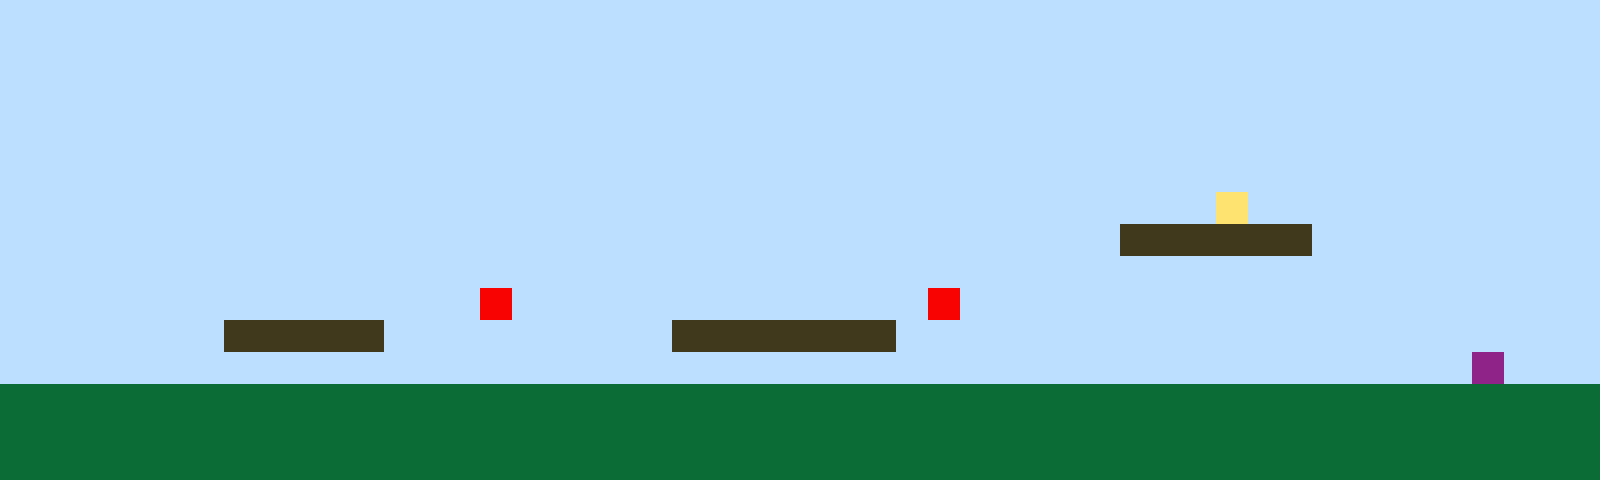

A level layout from a 2D game, rendered from its tile map. Below: a short description, then the map file with its tile-grid data intact:
An orthogonal 50x15 tile map with 32x32 px tiles, 1 tile layer (Tile Layer 1).

<map version="1.10" tiledversion="1.11.2" orientation="orthogonal" renderorder="right-up" width="50" height="15" tilewidth="32" tileheight="32" infinite="0" nextlayerid="2" nextobjectid="1"><editorsettings><export target="map1.csv" format="csv" /></editorsettings><tileset firstgid="1" name="sprites" tilewidth="32" tileheight="32" tilecount="6" columns="3"><image source="sprites.png" width="96" height="64" /></tileset><layer id="1" name="Tile Layer 1" width="50" height="15"><data encoding="csv">1,1,1,1,1,1,1,1,1,1,1,1,1,1,1,1,1,1,1,1,1,1,1,1,1,1,1,1,1,1,1,1,1,1,1,1,1,1,1,1,1,1,1,1,1,1,1,1,1,1,1,1,1,1,1,1,1,1,1,1,1,1,1,1,1,1,1,1,1,1,1,1,1,1,1,1,1,1,1,1,1,1,1,1,1,1,1,1,1,1,1,1,1,1,1,1,1,1,1,1,1,1,1,1,1,1,1,1,1,1,1,1,1,1,1,1,1,1,1,1,1,1,1,1,1,1,1,1,1,1,1,1,1,1,1,1,1,1,1,1,1,1,1,1,1,1,1,1,1,1,1,1,1,1,1,1,1,1,1,1,1,1,1,1,1,1,1,1,1,1,1,1,1,1,1,1,1,1,1,1,1,1,1,1,1,1,1,1,1,1,1,1,1,1,1,1,1,1,1,1,1,1,1,1,1,1,1,1,1,1,1,1,1,1,1,1,1,1,1,1,1,1,1,1,1,1,1,1,1,1,1,1,1,1,1,1,1,1,1,1,1,1,1,1,1,1,1,1,1,1,1,1,1,1,1,1,1,1,1,1,1,1,1,1,1,1,1,1,1,1,1,1,1,1,1,1,1,1,1,1,1,1,1,1,1,1,1,1,1,1,1,1,1,1,1,1,1,1,1,1,1,1,1,1,1,1,1,1,1,1,1,1,1,1,1,1,1,1,1,1,1,1,1,1,1,1,1,1,1,1,1,1,1,1,1,1,1,1,4,1,1,1,1,1,1,1,1,1,1,1,1,1,1,1,1,1,1,1,1,1,1,1,1,1,1,1,1,1,1,1,1,1,1,1,1,1,1,1,1,1,1,1,1,1,1,3,3,3,3,3,3,1,1,1,1,1,1,1,1,1,1,1,1,1,1,1,1,1,1,1,1,1,1,1,1,1,1,1,1,1,1,1,1,1,1,1,1,1,1,1,1,1,1,1,1,1,1,1,1,1,1,1,1,1,1,1,1,1,1,1,1,1,1,1,1,1,1,1,1,1,1,1,1,1,1,5,1,1,1,1,1,1,1,1,1,1,1,1,1,5,1,1,1,1,1,1,1,1,1,1,1,1,1,1,1,1,1,1,1,1,1,1,1,1,1,1,1,3,3,3,3,3,1,1,1,1,1,1,1,1,1,3,3,3,3,3,3,3,1,1,1,1,1,1,1,1,1,1,1,1,1,1,1,1,1,1,1,1,1,1,1,1,1,1,1,1,1,1,1,1,1,1,1,1,1,1,1,1,1,1,1,1,1,1,1,1,1,1,1,1,1,1,1,1,1,1,1,1,1,1,1,1,1,1,1,1,6,1,1,1,2,2,2,2,2,2,2,2,2,2,2,2,2,2,2,2,2,2,2,2,2,2,2,2,2,2,2,2,2,2,2,2,2,2,2,2,2,2,2,2,2,2,2,2,2,2,2,2,2,2,2,2,2,2,2,2,2,2,2,2,2,2,2,2,2,2,2,2,2,2,2,2,2,2,2,2,2,2,2,2,2,2,2,2,2,2,2,2,2,2,2,2,2,2,2,2,2,2,2,2,2,2,2,2,2,2,2,2,2,2,2,2,2,2,2,2,2,2,2,2,2,2,2,2,2,2,2,2,2,2,2,2,2,2,2,2,2,2,2,2,2,2,2,2,2,2,2,2,2,2</data></layer></map>
